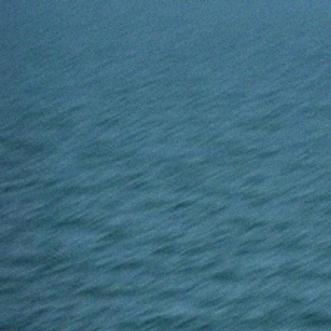
#> input picture Stage_01/data/normal_sea/baseline_split/DSC_0227_FA_6500_224x224_MB_GN_331x331_JPG.rf.46361c3a8b44ad3eb47f16f3cd7f8431.jpg, 331 x 331 px; its folder holds only this picture in this run
$ jupyter execute --allow-errors Stage_01_Pipeline_V2.ipynb   (older library calls are emulated)
#> lines starting #> are read from the running program, lines starting #| are printed output that depends on the picture; after the words box and inside, x2 and y2 are one past the last pixel; in counts of white or black regions, pixels touching at a corner belong together
# Stage 1 - Unsupervised Anomaly Baseline

Pipeline: pre-processing -> SLIC/GLCM feature extraction -> normal-water baseline -> deviation scoring -> scored evaluation on negative controls and positive datasets (prawn / tuna / cetacean) -> threshold and component-size tuning -> false-positive diagnostics -> final scored summary.

[cell 1]
# Cell 1: Imports and config
import cv2
import numpy as np
import random
import json
from pathlib import Path
from skimage.segmentation import slic
from skimage.feature import graycomatrix, graycoprops
from scipy import ndimage
from concurrent.futures import ProcessPoolExecutor

# Dataset paths
BASELINE_DIR  = Path("data/normal_sea/baseline_split")   # builds "what is normal water"
NEGATIVE_DIR  = Path("data/normal_sea/heldout_split")     # held-out - never touched during baseline build
PRAWN_DIR     = Path("data/prawns")             # deduplicated 42 unique prawn images, not the raw 82
TUNA_DIR      = Path("data/tuna")                         # optional bonus positive set
CETACEAN_DIR  = Path("data/cetacean")                     # optional bonus positive set

IMG_SIZE = (512, 512)
N_SEGMENTS = 150
GLCM_LEVELS = 32
BASELINE_SAMPLE_SIZE = 300     # confirmed via Cell 4a convergence check
MIN_COMPONENT_SIZE = 3         # minimum flagged superpixels to count as a real detection
Z_THRESH = 2.5

random.seed(42)

[cell 2]
# Cell 2: Pre-processing functions
# Dataset used: none - these are applied identically to every set later.

def load_and_resize(path, size=IMG_SIZE):
#> called with size = (512, 512)
    img = cv2.imread(str(path))
#> img is the input picture: shape (331, 331, 3); mean B, G, R 128.5, 108.6, 63.2
    img = cv2.resize(img, size)
#> img: shape (512, 512, 3)
#> in to_lab, `return cv2.cvtColor(img_bgr, cv2.COLOR_BGR2LAB)`: returned value: shape (512, 512, 3); mean of channels 0, 1, 2 110.8, 118.3, 112.2
    return img

def suppress_glint(img_bgr, thresh=220, dilate_iter=2):
    """Masks out bright sun-glint pixels on the L channel."""
#> called with thresh = 220, dilate_iter = 2
    lab = cv2.cvtColor(img_bgr, cv2.COLOR_BGR2LAB)
    L = lab[:, :, 0]
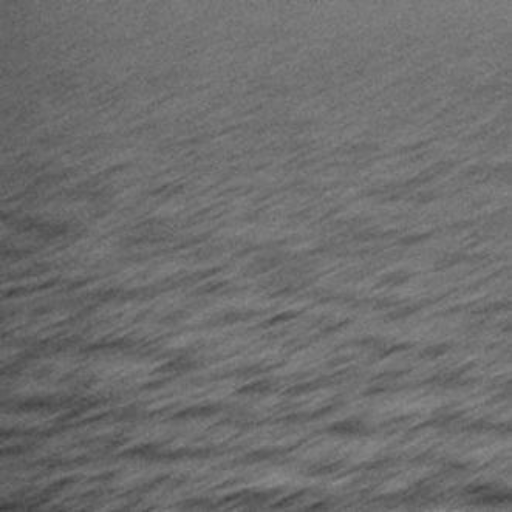
#> L: shape (512, 512); min 57, max 141, mean 110.8
    glint_mask = (L > thresh).astype(np.uint8)
#> glint_mask: shape (512, 512); every value is 0
    glint_mask = cv2.dilate(glint_mask, np.ones((5, 5), np.uint8), iterations=dilate_iter)
    return glint_mask  # 1 = glint, exclude from analysis

def to_lab(img_bgr):
    return cv2.cvtColor(img_bgr, cv2.COLOR_BGR2LAB)

def preprocess_image(path):
    """Full chain: load -> resize -> LAB -> glint mask."""
    img = load_and_resize(path)
    lab = to_lab(img)
    glint_mask = suppress_glint(img)
    return img, lab, glint_mask

[cell 3]
# Cell 3: Fast SLIC + GLCM feature extraction
# Dataset used: none - reusable functions for every image below.

def quantize(patch, levels=GLCM_LEVELS):
    return (patch.astype(np.float32) / 256 * levels).astype(np.uint8)

def extract_superpixel_features(img_lab, glint_mask, n_segments=N_SEGMENTS):
    """
    Runs SLIC on the L channel, then computes GLCM texture stats per
    superpixel, keeping true 2D spatial structure (fix vs. the inherited
    flattened-1D bug). Uses ndimage.find_objects for speed instead of a
    per-superpixel full-image boolean comparison, and quantizes grey
    levels down from 256 to reduce GLCM matrix size.
    """
#> called with n_segments = 150
    L_channel = img_lab[:, :, 0]
    segments = slic(img_lab, n_segments=n_segments, compactness=10, start_label=1)
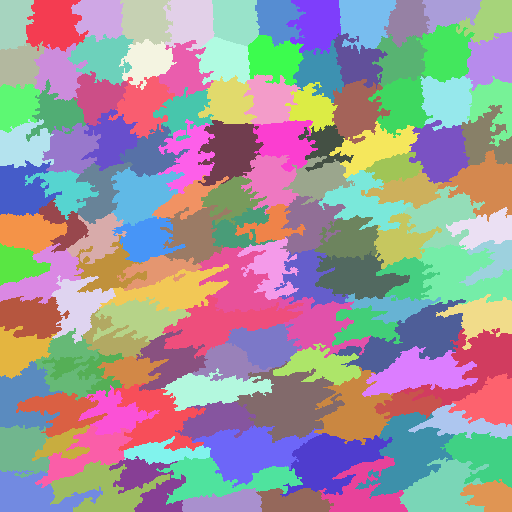
#> segments: shape (512, 512) int64; 131 distinct labels, from 1 to 131; one colour per label, 0 black
    objects = ndimage.find_objects(segments)
#> objects = 131 items

    features = []
    for seg_id, bbox in enumerate(objects, start=1):
        if bbox is None:
            continue
        y_slice, x_slice = bbox
        local_mask = segments[y_slice, x_slice] == seg_id

        if glint_mask[y_slice, x_slice][local_mask].mean() > 0.5:
            continue  # skip glint-dominated superpixels entirely

        patch = L_channel[y_slice, x_slice]
        if patch.shape[0] < 2 or patch.shape[1] < 2:
            continue

        patch_q = quantize(patch)
        glcm = graycomatrix(patch_q, distances=[1], angles=[0],
                             levels=GLCM_LEVELS, symmetric=True, normed=True)

        features.append({
            "seg_id": int(seg_id),
            "bbox": (x_slice.start, y_slice.start, x_slice.stop, y_slice.stop),
            "contrast": float(graycoprops(glcm, 'contrast')[0, 0]),
            "homogeneity": float(graycoprops(glcm, 'homogeneity')[0, 0]),
            "energy": float(graycoprops(glcm, 'energy')[0, 0]),
        })
#> this loop made 131 passes
#> pass 1, in extract_superpixel_features, `local_mask = segments[y_slice, x_slice] == seg_id`:
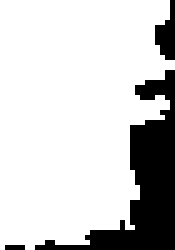
#> local_mask: shape (50, 35) bool (shown 5 times larger); 80.5% white; 3 black regions (1 under 20 px), largest, box (x1, y1, x2, y2) and area: (7, 14, 35, 50) 307, (31, 0, 35, 12) 30
#> pass 1, in extract_superpixel_features, `patch = L_channel[y_slice, x_slice]`:
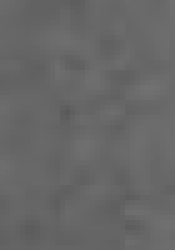
#> patch: shape (50, 35) (shown 5 times larger); min 89, max 113, mean 103
#> pass 1, in extract_superpixel_features, `patch_q = quantize(patch)`:
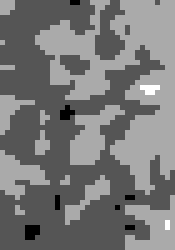
#> patch_q: shape (50, 35) (shown 5 times larger); min 11, max 14, mean 12.42; drawn with min black and max white
#> pass 2, in extract_superpixel_features, `local_mask = segments[y_slice, x_slice] == seg_id`:
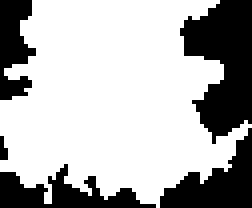
#> local_mask: shape (52, 63) bool (shown 4 times larger); 69.6% white; 5 black regions (1 under 20 px), largest, box (x1, y1, x2, y2) and area: (45, 0, 63, 36) 412, (40, 32, 63, 52) 222, (0, 41, 39, 52) 201, (0, 0, 9, 25) 151
#> after the loop:
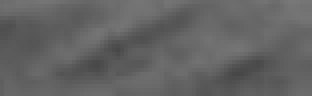
#> patch: shape (24, 78) (shown 4 times larger); min 71, max 120, mean 99
#> after the loop:
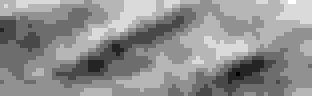
#> patch_q: shape (24, 78) (shown 4 times larger); min 8, max 15, mean 11.93; drawn with min black and max white
#> after the loop, features = 131 items
    return segments, features

def process_one_image(path):
    """Wrapper for parallel/serial use - returns just the feature list."""
    img, lab, glint_mask = preprocess_image(path)
    _, feats = extract_superpixel_features(lab, glint_mask)
#> feats = 131 items
    return feats

[cell 4]
# Cell 4a: Convergence check
# Dataset used: normal sea - baseline split, sampled at increasing sizes.
# Confirms BASELINE_SAMPLE_SIZE is large enough before committing to it.

all_baseline_paths = list(BASELINE_DIR.glob("*.jpg"))
print(f"Total normal sea baseline images available: {len(all_baseline_paths)}")

for n in [100, 300, 600]:
    sample = random.sample(all_baseline_paths, min(n, len(all_baseline_paths)))
    stats = {"contrast": [], "homogeneity": [], "energy": []}
    for path in sample:
        feats = process_one_image(path)
#> feats = 131 items
        for f in feats:
            for k in stats:
                stats[k].append(f[k])
    means = {k: round(float(np.mean(v)), 4) for k, v in stats.items()}
    print(f"n={n}: {means}")

[cell 5]
# Cell 4b: Build the normal-water baseline
# Dataset used: normal sea - baseline split, subsampled to BASELINE_SAMPLE_SIZE.
# This must never see negative controls or positives.

baseline_paths = random.sample(all_baseline_paths, min(BASELINE_SAMPLE_SIZE, len(all_baseline_paths)))

baseline_stats = {"contrast": [], "homogeneity": [], "energy": []}
for path in baseline_paths:
    feats = process_one_image(path)
    for f in feats:
        for k in baseline_stats:
            baseline_stats[k].append(f[k])

baseline_ref = {k: (np.mean(v), np.std(v)) for k, v in baseline_stats.items()}
print(f"Baseline built from {len(baseline_paths)} images")
print("Baseline (mean, std):", baseline_ref)

# [6 lines of commented-out code are left out]

[cell 6]
# Cell 5: Deviation scoring + detector runner
# Dataset used: none - reusable scorer for the runs below.

def score_region_deviation(feat, baseline_ref, z_thresh=Z_THRESH):
    z_scores = {
        k: abs(feat[k] - baseline_ref[k][0]) / (baseline_ref[k][1] + 1e-6)
        for k in ["contrast", "homogeneity", "energy"]
    }
    max_z = max(z_scores.values())
    return max_z > z_thresh, max_z

def run_detector(img_dir, baseline_ref, sample_size=None,
                  extensions=("*.jpg", "*.jpeg", "*.png"),
                  min_component_size=MIN_COMPONENT_SIZE,
                  z_thresh=Z_THRESH):
    paths = []
    for ext in extensions:
        paths.extend(Path(img_dir).glob(ext))

    if sample_size:
        paths = random.sample(paths, min(sample_size, len(paths)))

    if len(paths) == 0:
        raise ValueError(f"No images found in {img_dir} - check path and file extensions")

    results = {}
    for path in paths:
        img, lab, glint_mask = preprocess_image(path)
        segments, feats = extract_superpixel_features(lab, glint_mask)
        flagged = [f for f in feats if score_region_deviation(f, baseline_ref, z_thresh)[0]]
        # Only counts as a detection if enough flagged superpixels form a real region,
        # not just a single stray one.
        is_detected = len(flagged) >= min_component_size
        results[path.name] = {
            "n_flagged": len(flagged),
            "is_detected": is_detected,
            "flagged_regions": flagged,
        }
    return results

def safe_detection_rate(results, label=""):
    if len(results) == 0:
        raise ValueError(f"No results to compute detection rate for: {label}")
    return np.mean([1 if r["is_detected"] else 0 for r in results.values()])

#> (a cell that did not finish here is left out)

#> (a cell that did not finish here is left out)

prawn_detection_rate = safe_detection_rate(positive_results, "prawn positives")
print(f"Detection rate on prawn plumes (n={len(positive_results)}): {prawn_detection_rate:.2%}")

#> (a cell that did not finish here is left out)

cetacean_results = run_detector(CETACEAN_DIR, baseline_ref)

tuna_detection_rate = safe_detection_rate(tuna_results, "tuna")
cetacean_detection_rate = safe_detection_rate(cetacean_results, "cetacean")

print(f"Detection rate on tuna: {tuna_detection_rate:.2%}")
print(f"Detection rate on cetacean: {cetacean_detection_rate:.2%}")

[cell 10]
# Cell 9: Cache raw features for negatives and prawn positives
# Dataset used: normal sea (heldout) and prawn (unique 42).
# Extracts features once so the threshold and component-size sweeps below
# can re-score cheaply without re-running SLIC/GLCM every time.

def run_and_cache_features(img_dir, extensions=("*.jpg", "*.jpeg", "*.png"), sample_size=None):
    paths = []
    for ext in extensions:
        paths.extend(Path(img_dir).glob(ext))
    if sample_size:
        paths = random.sample(paths, min(sample_size, len(paths)))
    cache = {}
    for path in paths:
        img, lab, glint_mask = preprocess_image(path)
        _, feats = extract_superpixel_features(lab, glint_mask)
        cache[path.name] = feats
    return cache

neg_cache = run_and_cache_features(NEGATIVE_DIR, sample_size=500)
pos_cache = run_and_cache_features(PRAWN_DIR)
print(f"Cached features for {len(neg_cache)} negative images and {len(pos_cache)} prawn images")

[cell 11]
# Cell 10: Threshold sweep (z_thresh)
# Dataset used: cached negative + prawn features from Cell 9.
# Shows the false-positive vs. detection trade-off across thresholds,
# instead of guessing a single value.

def rate_at(cache, z, min_size):
    return np.mean([
        1 if sum(1 for f in feats if score_region_deviation(f, baseline_ref, z)[0]) >= min_size else 0
        for feats in cache.values()
    ])

print(f"{'z_thresh':>10} | {'false_positive_rate':>20} | {'prawn_detection_rate':>20}")
for z in [1.5, 2.0, 2.5, 3.0, 3.5]:
    neg_rate = rate_at(neg_cache, z, MIN_COMPONENT_SIZE)
    pos_rate = rate_at(pos_cache, z, MIN_COMPONENT_SIZE)
    print(f"{z:>10} | {neg_rate:>19.2%} | {pos_rate:>19.2%}")
#> this loop made 5 passes
#|        1.5 |                nan% |                nan%
#|        2.0 |                nan% |                nan%
#|        2.5 |                nan% |                nan%
#|        3.0 |                nan% |                nan%
#|        3.5 |                nan% |                nan%

[cell 12]
# Cell 11: Component-size sweep (independent of z_thresh)
# Dataset used: cached negative + prawn features from Cell 9.
# Sweeps min_component_size at the current Z_THRESH. Try this alongside
# Cell 10 rather than tuning one knob at a time, since they interact.

print(f"{'min_component_size':>20} | {'false_positive_rate':>20} | {'prawn_detection_rate':>20}")
for min_size in [3, 5, 8, 10]:
    neg_rate = rate_at(neg_cache, Z_THRESH, min_size)
    pos_rate = rate_at(pos_cache, Z_THRESH, min_size)
    print(f"{min_size:>20} | {neg_rate:>19.2%} | {pos_rate:>19.2%}")
#> this loop made 4 passes
#|                    3 |                nan% |                nan%
#|                    5 |                nan% |                nan%
#|                    8 |                nan% |                nan%
#|                   10 |                nan% |                nan%
